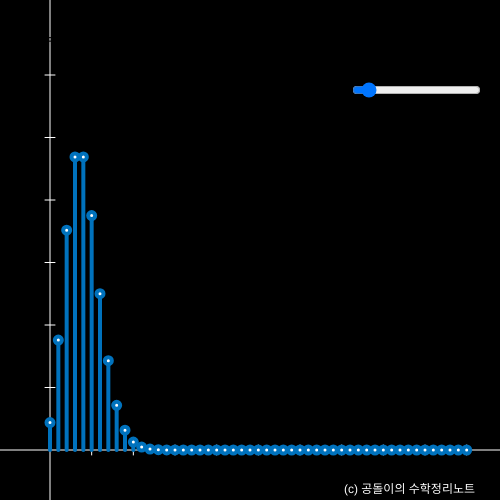
Frame 1 (no input)
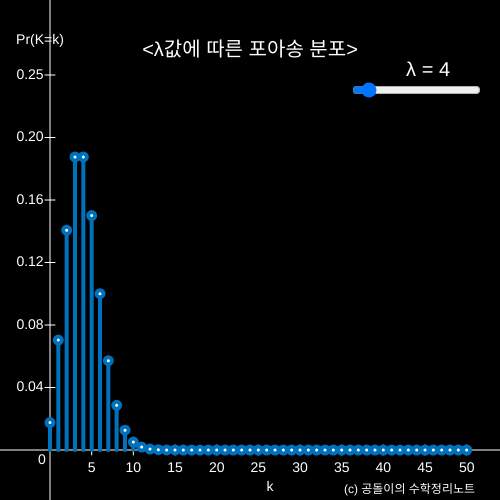
Frame 60 (no input)
Frame 120 (the mouse pressed at the canvas centre since frame 60): identical to frame 60, image omitted

The p5.js sketch that drew these frames (run headless with seeded random() and noise() and a simulated clock; from frame 60 on, the mouse is pressed at the canvas centre):

// p5.js sketch
// ── sketch.js
var n, p, k;
// n: 전체 시행 횟수 n>=0
// p: 발생확률. 0<=p<=1
// k: 실현 횟수


var scl_w, scl_h;
let Pr = []
function setup() {
     // createCanvas(windowWidth - 20, windowHeight - 20);
     // TODO: window size에 맞춰서 animation을 만들 수 없을까?
     createCanvas(500, 500);
     // n = 50
     // p = 0.5;

     slider_lambda = createSlider(0, 50, 4, 1)

     slider_lambda.position(width-150, 80)
     n = 50; // x축에 표기할 최대값
}

function draw() {
     
     background(0);
     lambda = slider_lambda.value()
     Pr = []
     for(let k =0; k<=n; k++){
          Pr[k]= Poisson(k,lambda)
     }

     scl_w = width / (n*1.2)
     scl_h = height * 3

     textSize(20)
     textAlign(CENTER)
     text('<λ값에 따른 포아송 분포>', width/2, 50)
     array = ['λ =', String(lambda)]
     separator = ' '
     message = join(array, separator)
     textAlign(RIGHT)
     text(message, 450, 70)


     // xy 축 그려주기
     plotAxes()

     // plot from (0, 0) point
     push()
     translate(50, 450)
     scale(1, -1)

     for(let k =0; k<Pr.length; k++){
          stroke(0,114,189)
          strokeWeight(4)
          line(k * scl_w, 0, k * scl_w, Pr[k] * scl_h)
          circle(k * scl_w, Pr[k] * scl_h, 7)
     }
          
     pop()

     fill(255); 
     textSize(12)
     textAlign(RIGHT)
     noStroke()
     text('(c) 공돌이의 수학정리노트', width * 0.95, height * 0.98)
}

function factorial(n) {
     let res = 1
     for(let i = 1; i <= n; i++){
          res *= i
     }

     return res

}

function Poisson(n, lambda) {
     return lambda ** n * exp(-lambda) / factorial(n)
}

function plotAxes(){     

     textSize(14)
     // 0 써주기
     textAlign(CENTER, CENTER)
     noStroke()
     text(0, 50-8, 450+10)
     // horizontal axis
     stroke(255)
     line(0, 450, width, 450)
     
     xx = linspace(0, n, 11, endpoint = true)
     for (let i = 1; i < xx.length; i++){
          noStroke()
          let xpos = round(xx[i])
          text(xpos, 50 + xpos * scl_w, 450+18)
          stroke(255)
          line(50 + xpos * scl_w, 450-5, 50 + xpos * scl_w, 450+5)
     }

     noStroke()
     text('k', width/2+20, height-13)

     // vertical axis
     stroke(255)
     line(50, 0, 50, height)

     // yy = linspace(0, max(Pr), 7)
     yy = linspace(0, 0.25, 7)

     for (let i = 1; i < yy.length; i++){
          noStroke()
          let my_num = yy[i]
          my_num_str = String(my_num)
          
          text(my_num_str.substr(0, 4), 30, 450 - my_num * scl_h)
          stroke(255)
          line(50-5, 450 - my_num * scl_h, 50 + 5, 450 - my_num * scl_h)
     }
     noStroke()
     text('Pr(K=k)',40, 40)
}

function linspace(start, stop, num, endpoint = true) {
     const div = endpoint ? (num - 1) : num;
     const step = (stop - start) / div;
     return Array.from({length: num}, (_, i) => start + step * i);
 }
